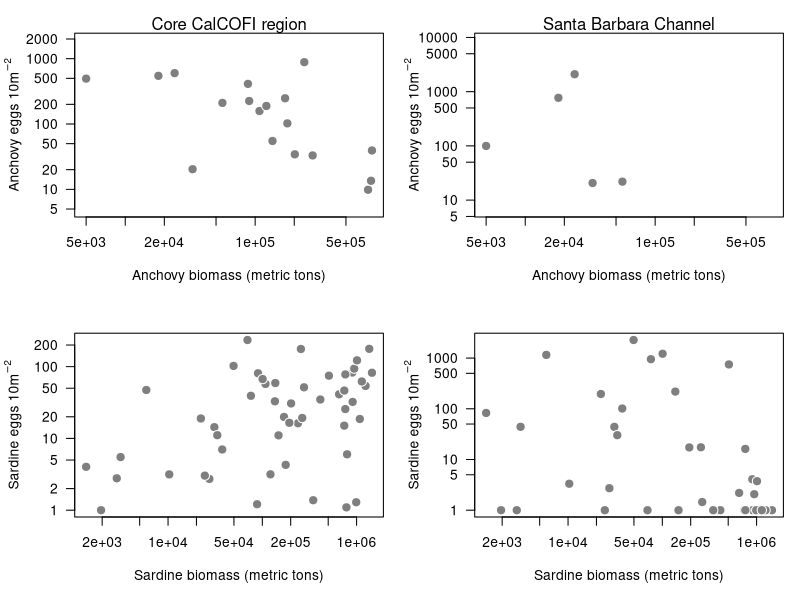

The R script that drew this image:


setwd("~/Documents/R/Github/calcofi_spf/data")

### load aggregated CalCOFI egg data
eggs_all_yr <- read.csv('eggs_all_yr.csv')
eggs_sbc_yr <- read.csv('eggs_sbc_yr.csv')

### load stock assessment output
stock_assess_meta <- read.csv('assessment_output.csv',nrows=5)

stock_assess <- read.csv('assessment_output.csv',skip=5,nrows=68)
names(stock_assess) <- c('year',
                         'sard_best',
                         'sard_2020',
                         'sard_2009',
                         'sard_1991',
                         'anch_2017')

### correlation analysis

### 1 - stock versus core CalCOFI region
# anchovy
anch_cor_w <- cor.test(stock_assess$anch_2017,eggs_all_yr$anch_eggs_10m2,method='spearman')
# sardine
sard_cor_w <- cor.test(stock_assess$sard_best,eggs_all_yr$sard_eggs_10m2,method='spearman')

### 2- stock versus Santa Barbara Channel (SBC)
# anchovy
anch_cor_sbc <- cor.test(stock_assess$anch_2017,eggs_sbc_yr$anch_eggs_10m2,method='spearman')
# sardine
sard_cor_sbc <- cor.test(stock_assess$sard_best,eggs_sbc_yr$sard_eggs_10m2,method='spearman')

### export results to table
cor_table <- matrix(NA,4,2)
cor_table[1,] <- cbind(anch_cor_w$estimate,anch_cor_w$p.value)
cor_table[2,] <- cbind(sard_cor_w$estimate,sard_cor_w$p.value)
cor_table[3,] <- cbind(anch_cor_sbc$estimate,anch_cor_sbc$p.value)
cor_table[4,] <- cbind(sard_cor_sbc$estimate,sard_cor_sbc$p.value)
colnames(cor_table) <- c('rho','p-value')
row.names(cor_table) <- c('anchovy whole','sardine whole','anchovy sbc','sardine sbc')
setwd("~/Documents/R/Github/calcofi_spf/results")
write.csv(cor_table,'correlation_results.csv')

### combined plot

setwd("~/Documents/R/Github/calcofi_spf/figures")
png('spf_corr_comparison.png',height=8,width=8,units='in',res=300)
par(mfrow=c(2,2),mar=c(5,4.5,2,1))
plot((stock_assess$anch_2017),
     (eggs_all_yr$anch_eggs_10m2+1),
     xlab="Anchovy biomass (metric tons)",
     ylab=expression('Anchovy eggs 10m'^-2),
     pch=21, cex=1.5, col='white',bg='gray50',
     las=1, log='xy')
mtext('Core CalCOFI region')

plot((stock_assess$anch_2017),
     (eggs_sbc_yr$anch_eggs_10m2+1),
     xlab="Anchovy biomass (metric tons)",
     ylab=expression('Anchovy eggs 10m'^-2),
     pch=21, cex=1.5, col='white',bg='gray50',
     las=1, log='xy')
mtext('Santa Barbara Channel')

plot((stock_assess$sard_best),
     (eggs_all_yr$sard_eggs_10m2+1),
     xlab="Sardine biomass (metric tons)",
     ylab=expression('Sardine eggs 10m'^-2),
     pch=21, cex=1.5, col='white',bg='gray50',
     las=1, log='xy')

plot((stock_assess$sard_best),
     (eggs_sbc_yr$sard_eggs_10m2+1),
     xlab="Sardine biomass (metric tons)",
     ylab=expression('Sardine eggs 10m'^-2),
     pch=21, cex=1.5, col='white',bg='gray50',
     las=1, log='xy')
dev.off()
